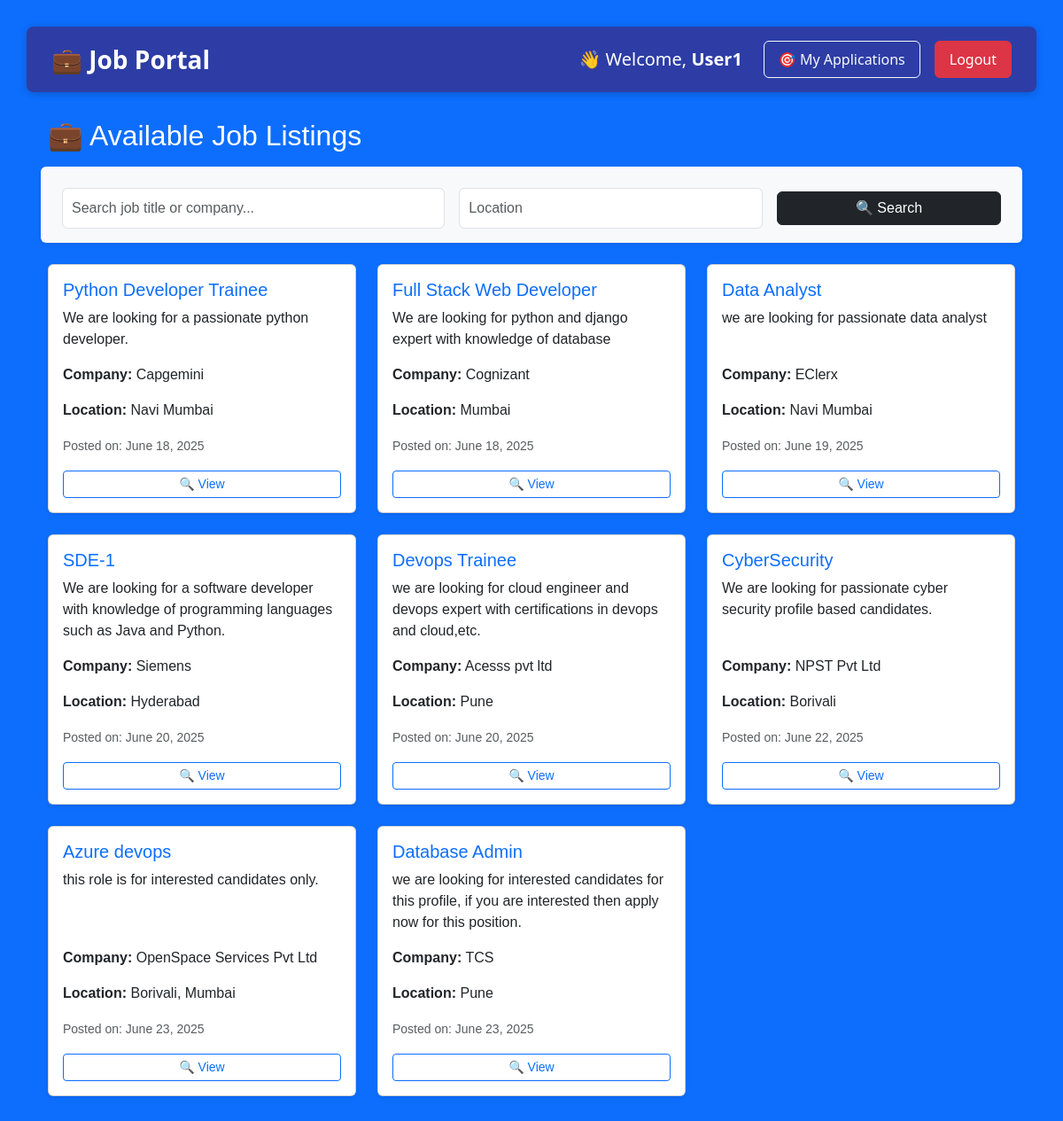
The page / (signed in) on the database its author committed.
### jobapp/models.py (models this page shows, shortened)
class Job(models.Model):
    title = models.CharField(max_length=100)
    description = models.TextField()
    category = models.CharField(max_length=50, choices=JOB_CATEGORIES, default='Software')
    company = models.CharField(max_length=100)
    location = models.CharField(max_length=100)
    salary = models.IntegerField()
    posted_by = models.ForeignKey(User, on_delete=models.CASCADE, related_name='jobs')
    posted_on = models.DateTimeField(default=timezone.now)

### jobapp/views.py (the view)
# urls.py: path('', views.home_view, name='home'),
@login_required
def home_view(request):
    profile = get_object_or_404(UserProfile, user=request.user)
    if profile.role.strip().lower() != "job seeker":
        return HttpResponseForbidden("You are not authorized to view this page.")
    search = request.GET.get('search')
    location = request.GET.get('location')
    jobs = Job.objects.all()
    if search:
        jobs = jobs.filter(title__icontains=search) | jobs.filter(company__icontains=search)
    if location:
        jobs = jobs.filter(location__icontains=location)
    return render(request, 'jobapp/home.html', {'jobs': jobs})

### jobapp/templates/jobapp/home.html (shortened to what this page needs)
{% extends 'jobapp/base.html' %}
{% load static %}
{% block content %}
<div class="container mt-4">
    <h2 class="mb-4 text-white">💼 Available Job Listings</h2>
    <form method="GET" class="row gy-2 gx-3 align-items-center mb-4 bg-light p-3 rounded shadow-sm text-dark">
        <div class="col-md-5">
            <input type="text" name="search" placeholder="Search job title or company..." class="form-control" value="{{ request.GET.search }}">
        </div>
        <div class="col-md-4">
            <input type="text" name="location" placeholder="Location" class="form-control" value="{{ request.GET.location }}">
        </div>
        <div class="col-md-3">
            <button type="submit" class="btn btn-dark w-100">🔍 Search</button>
        </div>
    </form>
    {% if jobs %}
    <div class="row row-cols-1 row-cols-md-2 row-cols-lg-3 g-4">
        {% for job in jobs %}
        <div class="col">
            <div class="card h-100 shadow-sm">
                <div class="card-body d-flex flex-column">
                    <h5 class="card-title text-primary">{{ job.title }}</h5>
                    <p class="card-text flex-grow-1">{{ job.description|truncatewords:20 }}</p>
                    <p><strong>Company:</strong> {{ job.company }}</p>
                    <p><strong>Location:</strong> {{ job.location }}</p>
                    <p class="text-muted"><small>Posted on: {{ job.posted_on|date:"F j, Y" }}</small></p>
                    <a href="{% url 'job_detail' job.id %}" class="btn btn-sm btn-outline-primary mt-auto">🔍 View</a>
                </div>
            </div>
        </div>
        {% endfor %}
    </div>
    {% else %}
    <div class="alert alert-info text-center mt-4">
        No jobs found at the moment. Please check back later!
    </div>
    {% endif %}
</div>
{% endblock %}

### jobapp/templates/jobapp/base.html (shortened to what this page needs)
{% load static %}
<!DOCTYPE html>
<html lang="en">
<head>
    <link href="https://cdn.jsdelivr.net/npm/bootstrap@5.3.2/dist/css/bootstrap.min.css" rel="stylesheet">
    <link rel="stylesheet" href="{% static 'jobapp/style.css' %}">
</head>
<body class="bg-primary text-white">
<div class="navbar-custom d-flex justify-content-between align-items-center p-3">
  <div class="container-fluid d-flex justify-content-between align-items-center">
    <a class="text-white fs-3 fw-bold text text-decoration-none" href="#">
      💼 Job Portal
    </a>
    <div class="d-flex align-items-center">
      {% if request.user.is_authenticated %}
        <span class="text-white me-4 fs-5">👋 Welcome, <strong>{{ request.user.username }}</strong></span>
        {% if request.user.userprofile.role == "Job Seeker" %}
          <a href="{% url 'my_applications' %}" class="btn btn-outline-light me-3 fs-6 px-3 py-2">🎯 My Applications</a>
        {% elif request.user.userprofile.role == "Employer" %}
          <a href="{% url 'my_jobs' %}" class="btn btn-outline-light me-3 fs-6 px-3 py-2">📋 My Jobs</a>
        {% endif %}
        <a href="{% url 'logout' %}" class="btn btn-danger fs-6 px-3 py-2">Logout</a>
      {% endif %}
    </div>
  </div>
</div>
    <div class="container mt-4">
        {% block content %}{% endblock %}
    </div>
</body>
</html>

### jobapp/static/jobapp/style.css (style rules this page uses)
body { font-family: Arial, sans-serif; padding: 20px; background-color: #f4f4f4; }
form { margin-bottom: 20px; }
input { margin-right: 10px; padding: 5px; }
button { padding: 5px 10px; background-color: #007BFF; color: white; border: none; cursor: pointer; border-radius: 4px; }
body { background-color: rgb(45, 61, 165) !important; }
body { font-family: Arial, sans-serif; padding: 30px; background-color: #f4f4f4; }
body { background: #f0f2f5; }
input.form-control { padding: 10px; font-size: 16px; }
.navbar-custom { display: flex; justify-content: space-between; align-items: center; background-color: rgb(45, 61, 165); padding: 14px 30px; color: white; font-family: 'Segoe UI', sans-serif; border-radius: 8px; box-shadow: 0 2px 8px rgba(0, 0, 0, 0.2); margin-bottom: 30px; }

### rows shown on the page
Job: title "Python Developer Trainee", description "We are looking for a passionate python developer.", company "Capgemini", location "Navi Mumbai", posted_on "June 18, 2025"
Job: title "Full Stack Web Developer", description "We are looking for python and django expert with knowledge of database", company "Cognizant", location "Mumbai", posted_on "June 18, 2025"
Job: title "Data Analyst", description "we are looking for passionate data analyst", company "EClerx", location "Navi Mumbai", posted_on "June 19, 2025"
Job: title "SDE-1", description "We are looking for a software developer with knowledge of programming languages such as Java and Python.", company "Siemens", location "Hyderabad", posted_on "June 20, 2025"
Job: title "Devops Trainee", description "we are looking for cloud engineer and devops expert with certifications in devops and cloud,etc.", company "Acesss pvt ltd", location "Pune", posted_on "June 20, 2025"
Job: title "CyberSecurity", description "We are looking for passionate cyber security profile based candidates.", company "NPST Pvt Ltd", location "Borivali", posted_on "June 22, 2025"
Job: title "Azure devops", description "this role is for interested candidates only.", company "OpenSpace Services Pvt Ltd", location "Borivali, Mumbai", posted_on "June 23, 2025"
Job: title "Database Admin", description "we are looking for interested candidates for this profile, if you are interested then apply now for this position.", company "TCS", location "Pune", posted_on "June 23, 2025"

### other values the page prints
{{ request.user.username }} "User1"
